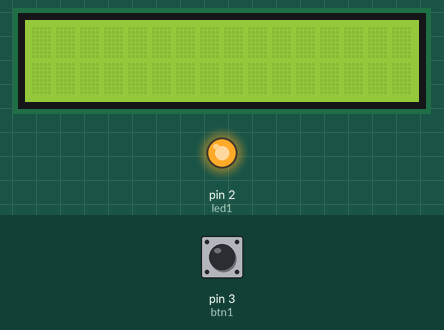
Recording of a sketch running on a simulated Arduino Uno, built with avr-gcc and run on an emulated ATmega328P. Parts: 16×2 character LCD, output pins drawn as LEDs (lit = HIGH). The inputs (shaded band) are chosen by the test bench; at power-on: pin 3 (btn1) LOW. Storage starts empty.

Above: at 1.2 s.
1.3 s: pin 3 (btn1) pulled HIGH for 1.95 s
At 8.6 s:
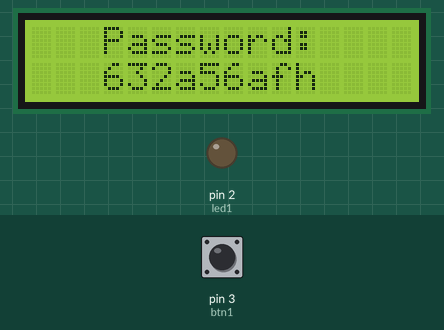
13.8 s: pin 3 (btn1) pulled HIGH for 1.95 s
At 22.2 s:
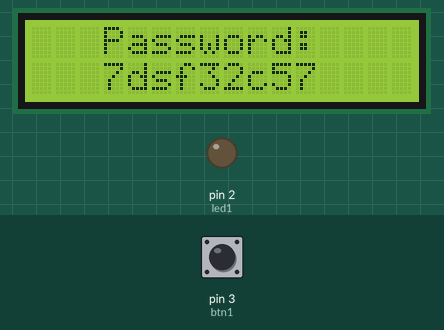
26.3 s: pin 3 (btn1) pulled HIGH for 3.2 s
At 34.7 s:
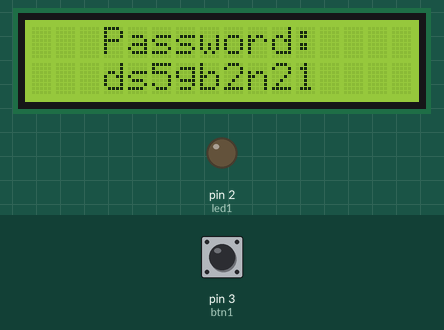
40.1 s: pin 3 (btn1) pulled HIGH for 1.95 s
At 48.18 s:
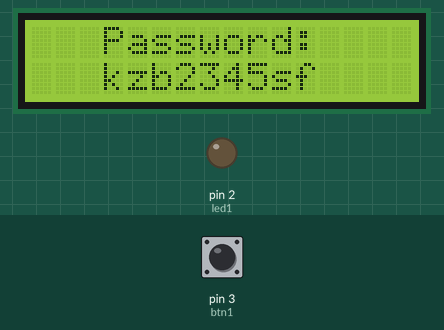
Timing chart, 0 to 48.3 s (numbered marks = the images above; inputs shaded):
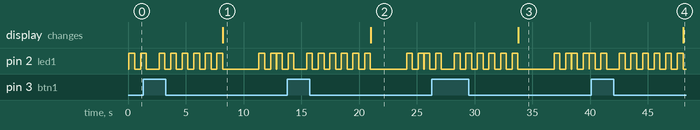

Measured:
- after the input at 1.3 s, the display: changes after 6.9 s (image 1)
- after the input at 13.8 s, the display: changes after 7.2 s (image 2)
- after the input at 26.3 s, the display: changes after 7.5 s (image 3)
- after the input at 40.1 s, the display: changes after 8.0 s (image 4)

The sketch:

hardlock.ino
```cpp
#include <SD.h>
#include <SPI.h>
#include <LiquidCrystal_I2C.h>
#include <Wire.h>

const int led1 = 2;
const int sd = 10;
const int btn1 = 3;

int i = -1;
bool b = false;

String cache[] = {
  "1" ,
  "2" ,
  "3" ,
  "4" ,
  "5" ,
  "6" ,
  "7" ,
  "8" ,
  "9" ,
  "10"
};

String cache2[] = {
  "632a56afh" ,
  "7dsf32c57" ,
  "ds5gb2n21" ,
  "kzb2345sf" ,
  "532b55654" ,
  "ast5435nw" ,
  "ds453b52fg" ,
  "msr46ma245" ,
  "sda4b35ygw" ,
  "asd52una24"
};

LiquidCrystal_I2C lcd(0x27,16,2);
File pfs;

void setup() {
  lcd.init();
  lcd.backlight();
  pinMode(led1,OUTPUT);
  pinMode(btn1,INPUT);
}

void loop(){
  if(i==10) i=0;
 if(SD.begin(sd))
   {
    ShowProcess();
   }
  if(digitalRead(btn1) == HIGH && !b){
    b = true;
    i++;
    delay(500);
    RemoveCache();
    delay(500);
    GeneratePass();
    delay(3100);
    b=false;
  }
}

void ShowProcess()
{
    digitalWrite(led1,HIGH);
    delay(500);
    digitalWrite(led1,LOW);
    delay(500);
    digitalWrite(led1,HIGH);
    delay(500);
    digitalWrite(led1,LOW);
}

void GeneratePass()
{
      String pasik = cache[i];
      SendPass(pasik);
}
void RemoveCache()
{
  if(SD.exists("DAT1.txt"))
  SD.remove("DAT1.txt");
}

void SendPass(String pasik){
  pfs = SD.open("dat1.txt",FILE_WRITE);
  delay(100);
  if(pfs)
  {
  ShowProcess();
  pfs.print(pasik);
    delay(500);
  ShowProcess();
  pfs.close();
  }
  delay(500);
  ShowProcess();
  lcd.setCursor(3,0);
  lcd.print("Password: ");
  lcd.setCursor(3,1);
  lcd.print(cache2[i]);
}
```
